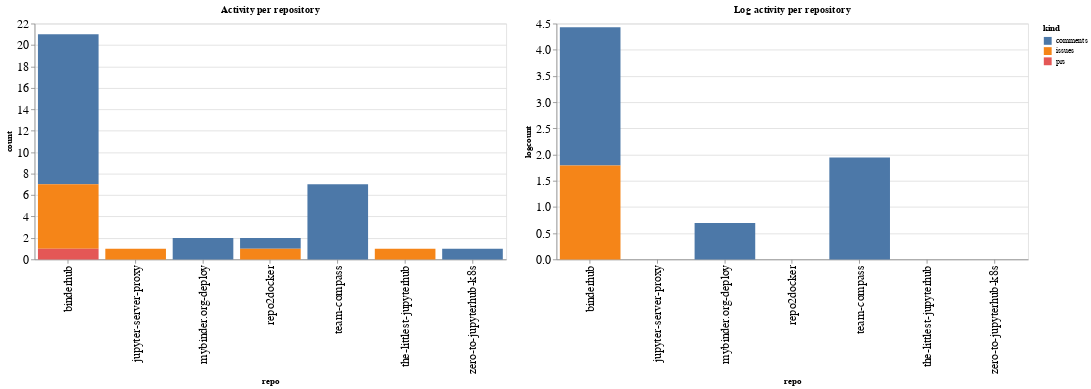

Here is the notebook cell this chart was saved with:
### Code cell
ch1 = alt.Chart(repo_summaries, width=600, title="Activity per repository").mark_bar().encode(
    x='repo',
    y='count',
    color='kind',
    tooltip="kind"
)

ch2 = alt.Chart(repo_summaries, width=600, title="Log activity per repository").mark_bar().encode(
    x='repo',
    y='logcount',
    color='kind',
    tooltip="kind"
)

ch1 | ch2

### Figure 1 — Vega-Lite specification as saved in the notebook (floating-point values rounded to 4 significant figures)
{"config": {"axisLeft": {"labelFontSize": 15}, "axisBottom": {"labelFontSize": 15}}, "hconcat": [{"mark": "bar", "encoding": {"color": {"type": "nominal", "field": "kind"}, "tooltip": {"type": "nominal", "field": "kind"}, "x": {"type": "nominal", "field": "repo"}, "y": {"type": "quantitative", "field": "count"}}, "title": "Activity per repository", "width": 600}, {"mark": "bar", "encoding": {"color": {"type": "nominal", "field": "kind"}, "tooltip": {"type": "nominal", "field": "kind"}, "x": {"type": "nominal", "field": "repo"}, "y": {"type": "quantitative", "field": "logcount"}}, "title": "Log activity per repository", "width": 600}], "data": {"name": "data-e7cc9a7373ec493b847983e0900470c7"}, "$schema": "https://vega.github.io/schema/vega-lite/v4.8.1.json", "datasets": {"data-e7cc9a7373ec493b847983e0900470c7": [{"repo": "binderhub", "kind": "comments", "count": 14, "logcount": 2.639}, {"repo": "binderhub", "kind": "issues", "count": 6, "logcount": 1.792}, {"repo": "binderhub", "kind": "prs", "count": 1, "logcount": 0.0}, {"repo": "jupyter-server-proxy", "kind": "issues", "count": 1, "logcount": 0.0}, {"repo": "mybinder.org-deploy", "kind": "comments", "count": 2, "logcount": 0.6931}, {"repo": "repo2docker", "kind": "comments", "count": 1, "logcount": 0.0}, {"repo": "repo2docker", "kind": "issues", "count": 1, "logcount": 0.0}, {"repo": "team-compass", "kind": "comments", "count": 7, "logcount": 1.946}, {"repo": "the-littlest-jupyterhub", "kind": "issues", "count": 1, "logcount": 0.0}, {"repo": "zero-to-jupyterhub-k8s", "kind": "comments", "count": 1, "logcount": 0.0}]}}
